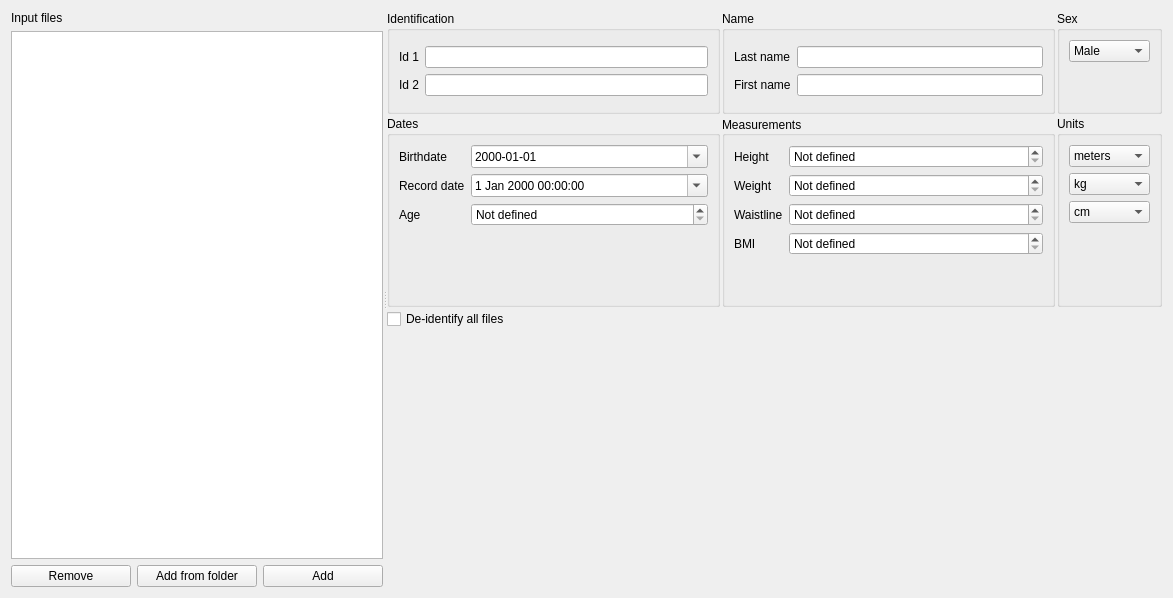
<ui version="4.0">
 <class>InputFilesStep</class>
 <widget class="QWidget" name="InputFilesStep">
  <property name="geometry">
   <rect>
    <x>0</x>
    <y>0</y>
    <width>1173</width>
    <height>598</height>
   </rect>
  </property>
  <property name="windowTitle">
   <string />
  </property>
  <layout class="QVBoxLayout" name="verticalLayout_7">
   <item>
    <widget class="QSplitter" name="splitter">
     <property name="orientation">
      <enum>Qt::Horizontal</enum>
     </property>
     <property name="childrenCollapsible">
      <bool>false</bool>
     </property>
     <widget class="QWidget" name="layoutWidget">
      <layout class="QVBoxLayout" name="verticalLayout_8">
       <property name="sizeConstraint">
        <enum>QLayout::SetDefaultConstraint</enum>
       </property>
       <item>
        <widget class="QLabel" name="label_12">
         <property name="text">
          <string>Input files</string>
         </property>
        </widget>
       </item>
       <item>
        <widget class="QTableView" name="file_tableview">
         <property name="alternatingRowColors">
          <bool>true</bool>
         </property>
         <property name="selectionMode">
          <enum>QAbstractItemView::SingleSelection</enum>
         </property>
         <property name="selectionBehavior">
          <enum>QAbstractItemView::SelectRows</enum>
         </property>
         <attribute name="horizontalHeaderStretchLastSection">
          <bool>true</bool>
         </attribute>
        </widget>
       </item>
       <item>
        <layout class="QHBoxLayout" name="horizontalLayout_2">
         <item>
          <widget class="QPushButton" name="remove_pushbutton">
           <property name="text">
            <string>Remove</string>
           </property>
          </widget>
         </item>
         <item>
          <widget class="QPushButton" name="add_from_folder_pushbutton">
           <property name="text">
            <string>Add from folder</string>
           </property>
          </widget>
         </item>
         <item>
          <widget class="QPushButton" name="add_pushbutton">
           <property name="text">
            <string>Add</string>
           </property>
          </widget>
         </item>
        </layout>
       </item>
      </layout>
     </widget>
     <widget class="QWidget" name="layoutWidget">
      <layout class="QGridLayout" name="gridLayout" rowstretch="0,0,0,1">
       <property name="spacing">
        <number>2</number>
       </property>
       <item row="3" column="2">
        <spacer name="verticalSpacer_2">
         <property name="orientation">
          <enum>Qt::Vertical</enum>
         </property>
         <property name="sizeHint" stdset="0">
          <size>
           <width>20</width>
           <height>40</height>
          </size>
         </property>
        </spacer>
       </item>
       <item row="0" column="2">
        <widget class="QGroupBox" name="groupBox_5">
         <property name="styleSheet">
          <string notr="true">font: 12pt "Roboto";</string>
         </property>
         <property name="title">
          <string>Sex</string>
         </property>
         <layout class="QVBoxLayout" name="verticalLayout_3">
          <item>
           <widget class="QComboBox" name="sex_combobox">
            <item>
             <property name="text">
              <string>Male</string>
             </property>
            </item>
            <item>
             <property name="text">
              <string>Female</string>
             </property>
            </item>
            <item>
             <property name="text">
              <string>Unknown</string>
             </property>
            </item>
           </widget>
          </item>
          <item>
           <spacer name="verticalSpacer_7">
            <property name="orientation">
             <enum>Qt::Vertical</enum>
            </property>
            <property name="sizeHint" stdset="0">
             <size>
              <width>20</width>
              <height>40</height>
             </size>
            </property>
           </spacer>
          </item>
         </layout>
        </widget>
       </item>
       <item row="3" column="1">
        <spacer name="verticalSpacer_3">
         <property name="orientation">
          <enum>Qt::Vertical</enum>
         </property>
         <property name="sizeHint" stdset="0">
          <size>
           <width>20</width>
           <height>40</height>
          </size>
         </property>
        </spacer>
       </item>
       <item row="1" column="0">
        <widget class="QGroupBox" name="groupBox">
         <property name="styleSheet">
          <string notr="true" />
         </property>
         <property name="title">
          <string>Dates</string>
         </property>
         <property name="flat">
          <bool>true</bool>
         </property>
         <layout class="QVBoxLayout" name="verticalLayout_4">
          <item>
           <layout class="QFormLayout" name="formLayout_2">
            <item row="0" column="0">
             <widget class="QLabel" name="label_5">
              <property name="text">
               <string>Birthdate</string>
              </property>
              <property name="alignment">
               <set>Qt::AlignLeading|Qt::AlignLeft|Qt::AlignVCenter</set>
              </property>
             </widget>
            </item>
            <item row="0" column="1">
             <widget class="QDateTimeEdit" name="birthdate_timeedit">
              <property name="displayFormat">
               <string>yyyy-MM-dd</string>
              </property>
              <property name="calendarPopup">
               <bool>true</bool>
              </property>
             </widget>
            </item>
            <item row="1" column="0">
             <widget class="QLabel" name="label_6">
              <property name="text">
               <string>Record date</string>
              </property>
              <property name="alignment">
               <set>Qt::AlignLeading|Qt::AlignLeft|Qt::AlignVCenter</set>
              </property>
             </widget>
            </item>
            <item row="1" column="1">
             <widget class="QDateTimeEdit" name="record_date_timeedit">
              <property name="calendarPopup">
               <bool>true</bool>
              </property>
             </widget>
            </item>
            <item row="2" column="1">
             <widget class="QSpinBox" name="age_spinbox">
              <property name="specialValueText">
               <string>Not defined</string>
              </property>
              <property name="suffix">
               <string />
              </property>
              <property name="minimum">
               <number>0</number>
              </property>
              <property name="maximum">
               <number>200</number>
              </property>
              <property name="value">
               <number>0</number>
              </property>
             </widget>
            </item>
            <item row="2" column="0">
             <widget class="QLabel" name="label_7">
              <property name="text">
               <string>Age</string>
              </property>
              <property name="alignment">
               <set>Qt::AlignLeading|Qt::AlignLeft|Qt::AlignVCenter</set>
              </property>
             </widget>
            </item>
           </layout>
          </item>
          <item>
           <spacer name="verticalSpacer_6">
            <property name="orientation">
             <enum>Qt::Vertical</enum>
            </property>
            <property name="sizeHint" stdset="0">
             <size>
              <width>20</width>
              <height>40</height>
             </size>
            </property>
           </spacer>
          </item>
         </layout>
        </widget>
       </item>
       <item row="3" column="0">
        <spacer name="verticalSpacer">
         <property name="orientation">
          <enum>Qt::Vertical</enum>
         </property>
         <property name="sizeHint" stdset="0">
          <size>
           <width>20</width>
           <height>40</height>
          </size>
         </property>
        </spacer>
       </item>
       <item row="1" column="1">
        <widget class="QGroupBox" name="groupBox_3">
         <property name="styleSheet">
          <string notr="true" />
         </property>
         <property name="title">
          <string>Measurements</string>
         </property>
         <property name="alignment">
          <set>Qt::AlignJustify|Qt::AlignVCenter</set>
         </property>
         <property name="checkable">
          <bool>false</bool>
         </property>
         <layout class="QVBoxLayout" name="verticalLayout_5">
          <item>
           <layout class="QFormLayout" name="formLayout">
            <item row="0" column="0">
             <widget class="QLabel" name="label_8">
              <property name="text">
               <string>Height</string>
              </property>
              <property name="alignment">
               <set>Qt::AlignLeading|Qt::AlignLeft|Qt::AlignVCenter</set>
              </property>
             </widget>
            </item>
            <item row="0" column="1">
             <widget class="QDoubleSpinBox" name="height_doublespinbox">
              <property name="specialValueText">
               <string>Not defined</string>
              </property>
              <property name="maximum">
               <double>1000.000000000000000</double>
              </property>
             </widget>
            </item>
            <item row="1" column="0">
             <widget class="QLabel" name="label_9">
              <property name="text">
               <string>Weight</string>
              </property>
              <property name="alignment">
               <set>Qt::AlignLeading|Qt::AlignLeft|Qt::AlignVCenter</set>
              </property>
             </widget>
            </item>
            <item row="1" column="1">
             <widget class="QDoubleSpinBox" name="weight_doublespinbox">
              <property name="specialValueText">
               <string>Not defined</string>
              </property>
              <property name="maximum">
               <double>1000.000000000000000</double>
              </property>
             </widget>
            </item>
            <item row="2" column="0">
             <widget class="QLabel" name="label_10">
              <property name="text">
               <string>Waistline</string>
              </property>
              <property name="alignment">
               <set>Qt::AlignLeading|Qt::AlignLeft|Qt::AlignVCenter</set>
              </property>
             </widget>
            </item>
            <item row="2" column="1">
             <widget class="QDoubleSpinBox" name="waistline_doublespinbox">
              <property name="specialValueText">
               <string>Not defined</string>
              </property>
              <property name="maximum">
               <double>1000.000000000000000</double>
              </property>
             </widget>
            </item>
            <item row="3" column="0">
             <widget class="QLabel" name="label_11">
              <property name="text">
               <string>BMI</string>
              </property>
              <property name="alignment">
               <set>Qt::AlignLeading|Qt::AlignLeft|Qt::AlignVCenter</set>
              </property>
             </widget>
            </item>
            <item row="3" column="1">
             <widget class="QDoubleSpinBox" name="bmi_doublespinbox">
              <property name="specialValueText">
               <string>Not defined</string>
              </property>
              <property name="maximum">
               <double>1000.000000000000000</double>
              </property>
             </widget>
            </item>
           </layout>
          </item>
          <item>
           <spacer name="verticalSpacer_5">
            <property name="orientation">
             <enum>Qt::Vertical</enum>
            </property>
            <property name="sizeHint" stdset="0">
             <size>
              <width>20</width>
              <height>40</height>
             </size>
            </property>
           </spacer>
          </item>
         </layout>
        </widget>
       </item>
       <item row="1" column="2">
        <widget class="QGroupBox" name="groupBox_6">
         <property name="styleSheet">
          <string notr="true" />
         </property>
         <property name="title">
          <string>Units</string>
         </property>
         <property name="flat">
          <bool>true</bool>
         </property>
         <layout class="QVBoxLayout" name="verticalLayout_6">
          <item>
           <layout class="QGridLayout" name="gridLayout_6">
            <item row="0" column="0">
             <widget class="QComboBox" name="height_unit_combobox">
              <item>
               <property name="text">
                <string>meters</string>
               </property>
              </item>
              <item>
               <property name="text">
                <string>feets</string>
               </property>
              </item>
             </widget>
            </item>
            <item row="1" column="0">
             <widget class="QComboBox" name="weight_unit_combobox">
              <item>
               <property name="text">
                <string>kg</string>
               </property>
              </item>
              <item>
               <property name="text">
                <string>lbs</string>
               </property>
              </item>
             </widget>
            </item>
            <item row="2" column="0">
             <widget class="QComboBox" name="waistline_unit_combobox">
              <item>
               <property name="text">
                <string>cm</string>
               </property>
              </item>
              <item>
               <property name="text">
                <string>inches</string>
               </property>
              </item>
             </widget>
            </item>
           </layout>
          </item>
          <item>
           <spacer name="verticalSpacer_4">
            <property name="orientation">
             <enum>Qt::Vertical</enum>
            </property>
            <property name="sizeHint" stdset="0">
             <size>
              <width>20</width>
              <height>40</height>
             </size>
            </property>
           </spacer>
          </item>
         </layout>
        </widget>
       </item>
       <item row="2" column="0">
        <widget class="QCheckBox" name="deidentify_checkbox">
         <property name="text">
          <string>De-identify all files</string>
         </property>
        </widget>
       </item>
       <item row="0" column="0">
        <widget class="QGroupBox" name="groupBox_2">
         <property name="font">
          <font>
           <kerning>true</kerning>
          </font>
         </property>
         <property name="styleSheet">
          <string notr="true" />
         </property>
         <property name="title">
          <string>Identification</string>
         </property>
         <property name="flat">
          <bool>true</bool>
         </property>
         <layout class="QVBoxLayout" name="verticalLayout">
          <item>
           <layout class="QGridLayout" name="gridLayout_2">
            <item row="1" column="1">
             <widget class="QLineEdit" name="id2_lineedit" />
            </item>
            <item row="1" column="0">
             <widget class="QLabel" name="label_2">
              <property name="text">
               <string>Id 2</string>
              </property>
             </widget>
            </item>
            <item row="0" column="1">
             <widget class="QLineEdit" name="id1_lineedit" />
            </item>
            <item row="0" column="0">
             <widget class="QLabel" name="label">
              <property name="text">
               <string>Id 1</string>
              </property>
              <property name="alignment">
               <set>Qt::AlignLeading|Qt::AlignLeft|Qt::AlignVCenter</set>
              </property>
             </widget>
            </item>
           </layout>
          </item>
         </layout>
        </widget>
       </item>
       <item row="0" column="1">
        <widget class="QGroupBox" name="groupBox_4">
         <property name="styleSheet">
          <string notr="true" />
         </property>
         <property name="title">
          <string>Name</string>
         </property>
         <layout class="QVBoxLayout" name="verticalLayout_2">
          <item>
           <layout class="QGridLayout" name="gridLayout_3">
            <item row="0" column="0">
             <widget class="QLabel" name="label_3">
              <property name="text">
               <string>Last name</string>
              </property>
             </widget>
            </item>
            <item row="0" column="1">
             <widget class="QLineEdit" name="last_name_lineedit" />
            </item>
            <item row="1" column="0">
             <widget class="QLabel" name="label_4">
              <property name="text">
               <string>First name</string>
              </property>
             </widget>
            </item>
            <item row="1" column="1">
             <widget class="QLineEdit" name="first_name_lineedit" />
            </item>
           </layout>
          </item>
         </layout>
        </widget>
       </item>
      </layout>
     </widget>
    </widget>
   </item>
  </layout>
 </widget>
 <resources><include location="../../../../../scinodes_poc/src/main/python/ui/themes/themes.qrc" /></resources>
 <connections>
  <connection>
   <sender>remove_pushbutton</sender>
   <signal>clicked()</signal>
   <receiver>InputFilesStep</receiver>
   <slot>on_remove_file()</slot>
   <hints>
    <hint type="sourcelabel">
     <x>50</x>
     <y>570</y>
    </hint>
    <hint type="destinationlabel">
     <x>438</x>
     <y>296</y>
    </hint>
   </hints>
  </connection>
  <connection>
   <sender>add_pushbutton</sender>
   <signal>clicked()</signal>
   <receiver>InputFilesStep</receiver>
   <slot>on_add_files()</slot>
   <hints>
    <hint type="sourcelabel">
     <x>244</x>
     <y>570</y>
    </hint>
    <hint type="destinationlabel">
     <x>438</x>
     <y>296</y>
    </hint>
   </hints>
  </connection>
  <connection>
   <sender>add_from_folder_pushbutton</sender>
   <signal>clicked()</signal>
   <receiver>InputFilesStep</receiver>
   <slot>on_add_from_folder()</slot>
   <hints>
    <hint type="sourcelabel">
     <x>147</x>
     <y>570</y>
    </hint>
    <hint type="destinationlabel">
     <x>438</x>
     <y>296</y>
    </hint>
   </hints>
  </connection>
  <connection>
   <sender>deidentify_checkbox</sender>
   <signal>clicked()</signal>
   <receiver>InputFilesStep</receiver>
   <slot>on_deidentify_change()</slot>
   <hints>
    <hint type="sourcelabel">
     <x>406</x>
     <y>347</y>
    </hint>
    <hint type="destinationlabel">
     <x>438</x>
     <y>296</y>
    </hint>
   </hints>
  </connection>
 </connections>
 <slots>
  <slot>on_add_files()</slot>
  <slot>on_add_from_folder()</slot>
  <slot>on_remove_file()</slot>
  <slot>on_file_selection_change()</slot>
  <slot>on_deidentify_change()</slot>
 </slots>
</ui>
